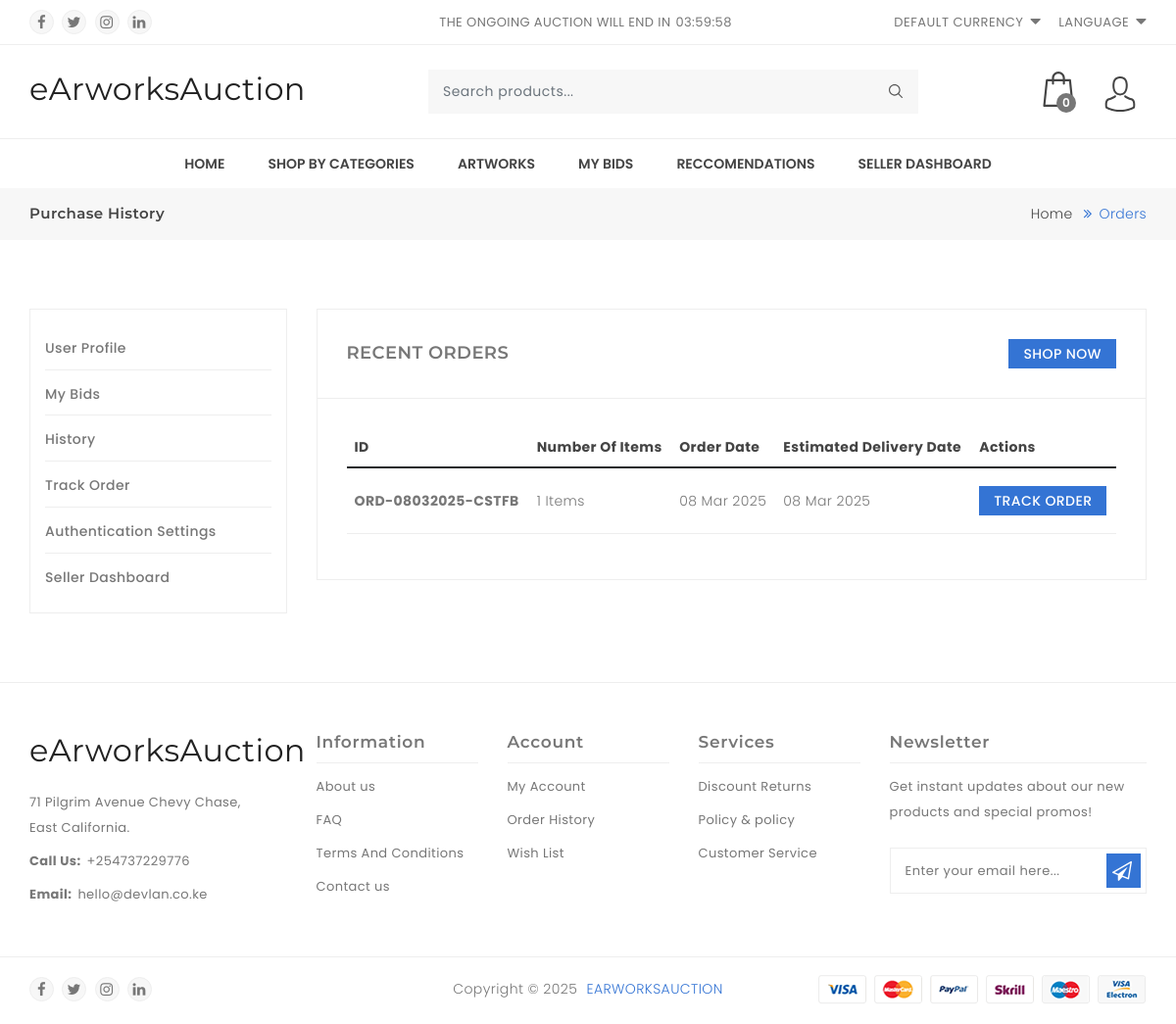
/ui/landing_track_order.php (signed in), run on the app's committed database.
### tables this page shows
CREATE TABLE `orders` (
  `order_id` int(200) NOT NULL,
  `order_user_id` int(200) NOT NULL,
  `order_bid_id` int(200) NOT NULL,
  `order_product_id` int(200) NOT NULL,
  `order_code` varchar(200) NOT NULL,
  `order_date` varchar(200) NOT NULL,
  `order_qty` varchar(200) NOT NULL,
  `order_cost` varchar(200) NOT NULL,
  `order_status` varchar(200) NOT NULL,
  `order_payment_status` varchar(200) NOT NULL,
  `order_delete_status` int(5) NOT NULL DEFAULT 0,
  `order_estimated_delivery_date` varchar(200) DEFAULT NULL
);

CREATE TABLE `system_litecms` (
  `system_id` int(200) NOT NULL,
  `system_toc` longtext DEFAULT NULL,
  `system_faq` longtext DEFAULT NULL,
  `system_about` longtext DEFAULT NULL,
  `system_contact` longtext DEFAULT NULL,
  `system_email` longtext DEFAULT NULL,
  `system_address` longtext DEFAULT NULL,
  `system_facebook_url` longtext DEFAULT NULL,
  `system_twittwer_url` longtext DEFAULT NULL,
  `system_instagram_url` longtext DEFAULT NULL,
  `system_linkedin_url` longtext DEFAULT NULL
);

### app/settings/config.php (called while the page is built, shortened)
<?php
$dbuser = "root";
$dbpass = "";
$host = "localhost";
$db = "earworks_auction";
$mysqli = new mysqli($host, $dbuser, $dbpass, $db);
$litecms_sql = mysqli_query($mysqli, "SELECT * FROM system_litecms");
if (mysqli_num_rows($litecms_sql) > 0) {
    while ($litecms = mysqli_fetch_array($litecms_sql)) {
        $contacts = $litecms['system_contact'];
        $email = $litecms['system_email'];
        $address = $litecms['system_address'];
        $fb = $litecms['system_facebook_url'];
        $twitter = $litecms['system_twitter_url'];
        $instagram = $litecms['system_instagram'];
        $linkedin = $litecms['system_linkedin_url'];
    }
}

### ui/landing_track_order.php (the view, shortened to what this page needs)
<?php
require_once('../app/settings/config.php');
require_once('../app/partials/landing_head.php');
?>
<body class="shop_page">
    <?php require_once('../app/partials/landing_navigation.php'); ?>
    <div class="sticky-header-next-sec  ec-breadcrumb section-space-mb">
        <div class="container">
            <div class="row">
                <div class="col-12">
                    <div class="row ec_breadcrumb_inner">
                        <div class="col-md-6 col-sm-12">
                            <h2 class="ec-breadcrumb-title">Purchase History</h2>
                        </div>
                        <div class="col-md-6 col-sm-12">
                            <ul class="ec-breadcrumb-list">
                                <li class="ec-breadcrumb-item"><a href="../">Home</a></li>
                                <li class="ec-breadcrumb-item active">Orders</li>
                            </ul>
                        </div>
                    </div>
                </div>
            </div>
        </div>
    </div>
    <section class="ec-page-content ec-vendor-uploads ec-user-account section-space-p">
        <div class="container">
            <div class="row">
                <?php require_once('../app/partials/landing_profile_sidebar.php'); ?>
                <div class="ec-shop-rightside col-lg-9 col-md-12">
                    <div class="ec-vendor-dashboard-card">
                        <div class="ec-vendor-card-header">
                            <h5>Recent Orders</h5>
                            <div class="ec-header-btn">
                                <a class="btn btn-lg btn-primary" href="landing_products">Shop Now</a>
                            </div>
                        </div>
                        <div class="ec-vendor-card-body">
                            <div class="ec-vendor-card-table">
                                <table class="table ec-table">
                                    <thead>
                                        <tr>
                                            <th scope="col">ID</th>
                                            <th scope="col">Number Of Items</th>
                                            <th scope="col">Order Date</th>
                                            <th scope="col">Estimated Delivery Date</th>
                                            <th scope="col">Actions</th>
                                        </tr>
                                    </thead>
                                    <tbody>
                                        <?php
                                        $order_user_id = mysqli_real_escape_string($mysqli, $_SESSION['user_id']);
                                        $orders_sql = mysqli_query(
                                            $mysqli,
                                            "SELECT * FROM orders o
                                            INNER JOIN products p ON p.product_id = o.order_product_id
                                            INNER JOIN users u ON u.user_id = o.order_user_id
                                            INNER JOIN categories c ON c.category_id = p.product_category_id
                                            WHERE u.user_delete_status = '0'
                                            AND c.category_delete_status = '0'
                                            AND p.product_delete_status = '0'
                                            AND o.order_delete_status = '0'
                                            AND u.user_id = '{$order_user_id}'
                                            GROUP BY o.order_code
                                            ORDER BY o.order_date DESC"
                                        );
                                        if (mysqli_num_rows($orders_sql) > 0) {
                                            while ($orders = mysqli_fetch_array($orders_sql)) {
                                                $query = "SELECT COUNT(*)  FROM orders WHERE order_code = '{$orders['order_code']}'";
                                                $stmt = $mysqli->prepare($query);
                                                $stmt->execute();
                                                $stmt->bind_result($items_in_my_order);
                                        ?>
                                                <tr>
                                                    <th scope="row"><span><?php echo $orders['order_code']; ?></span></th>
                                                    <td><span><?php echo $items_in_my_order; ?> Items</span></td>
                                                    <td><span><?php echo date('d M Y', strtotime($orders['order_date'])); ?></span></td>
                                                    <td><span><?php echo date('d M Y', strtotime($orders['order_estimated_delivery_date'])); ?></span></td>
                                                    <td>
                                                        <span class="tbl-btn">
                                                            <a class="btn btn-lg btn-primary" href="landing_track_order_details?view=<?php echo $orders['order_bid_id']; ?>">Track Order</a>
                                                        </span>
                                                    </td>
                                                </tr>
                                            <?php
                                            }
                                        } else { ?>
                                            <tr>
                                                <th scope="row">No Recent Orders</th>
                                            </tr>
                                        <?php } ?>
                                    </tbody>
                                </table>
                            </div>
                        </div>
                    </div>
                </div>
            </div>
        </div>
    </section>
    <?php require_once('../app/partials/landing_footer.php'); ?>
</body>
</html>

### app/partials/landing_footer.php (shortened to what this page needs)
<footer class="ec-footer section-space-mt">
    <div class="footer-container">
        <div class="footer-top section-space-footer-p">
            <div class="container">
                <div class="row">
                    <div class="col-sm-12 col-lg-3 ec-footer-contact">
                        <div class="ec-footer-widget">
                            <div class="ec-footer-logo">
                                <a href="../">
                                    <h2>
                                        eArworksAuction
                                    </h2>
                                </a>
                            </div>
                            <div class="ec-footer-links">
                                <ul class="align-items-center">
                                    <li class="ec-footer-link">
                                        <?php echo $address; ?>
                                    </li>
                                    <li class="ec-footer-link">
                                        <span>Call Us:</span><a href="tel:<?php echo $contacts; ?>"><?php echo $contacts; ?></a>
                                    </li>
                                    <li class="ec-footer-link">
                                        <span>Email:</span><a href="mailto:<?php echo $email; ?>"><?php echo $email; ?></a>
                                    </li>
                                </ul>
                            </div>
                        </div>
                    </div>
                    <div class="col-sm-12 col-lg-2 ec-footer-info">
                        <div class="ec-footer-widget">
                            <h4 class="ec-footer-heading">Information</h4>
                            <div class="ec-footer-links">
                                <ul class="align-items-center">
                                    <li class="ec-footer-link">
                                        <a href="landing_about">About us</a>
                                    </li>
                                    <li class="ec-footer-link"><a href="landing_faq">FAQ</a></li>
                                    <li class="ec-footer-link">
                                        <a href="landing_terms">Terms And Conditions</a>
                                    </li>
                                    <li class="ec-footer-link">
                                        <a href="landing_contacts">Contact us</a>
                                    </li>
                                </ul>
                            </div>
                        </div>
                    </div>
                    <div class="col-sm-12 col-lg-2 ec-footer-account">
                        <div class="ec-footer-widget">
                            <h4 class="ec-footer-heading">Account</h4>
                            <div class="ec-footer-links">
                                <ul class="align-items-center">
                                    <li class="ec-footer-link">
                                        <a href="login">My Account</a>
                                    </li>
                                    <li class="ec-footer-link">
                                        <a href="login">Order History</a>
                                    </li>
                                    <li class="ec-footer-link">
                                        <a href="login">Wish List</a>
                                    </li>
                                </ul>
                            </div>
                        </div>
                    </div>
                    <div class="col-sm-12 col-lg-2 ec-footer-service">
                        <div class="ec-footer-widget">
                            <h4 class="ec-footer-heading">Services</h4>
                            <div class="ec-footer-links">
                                <ul class="align-items-center">
                                    <li class="ec-footer-link">
                                        <a href="landing_terms">Discount Returns</a>
                                    </li>
                                    <li class="ec-footer-link">
                                        <a href="landing_terms">Policy & policy </a>
                                    </li>
                                    <li class="ec-footer-link">
                                        <a href="landing_terms">Customer Service</a>
                                    </li>
                                </ul>
                            </div>
                        </div>
                    </div>
                    <div class="col-sm-12 col-lg-3 ec-footer-news">
                        <div class="ec-footer-widget">
                            <h4 class="ec-footer-heading">Newsletter</h4>
                            <div class="ec-footer-links">
                                <ul class="align-items-center">
                                    <li class="ec-footer-link">
                                        Get instant updates about our new products and special
                                        promos!
                                    </li>
                                </ul>
                                <div class="ec-subscribe-form">
                                    <form id="ec-newsletter-form" name="ec-newsletter-form" method="post" action="#">
                                        <div id="ec_news_signup" class="ec-form">
                                            <input class="ec-email" type="email" required="" placeholder="Enter your email here..." name="ec-email" value="" />
                                            <button id="ec-news-btn" class="button btn-primary" type="submit" name="subscribe" value="">
                                                <i class="ecicon eci-paper-plane-o" aria-hidden="true"></i>
                                            </button>
                                        </div>
                                    </form>
                                </div>
                            </div>
                        </div>
                    </div>
                </div>
            </div>
        </div>
        <div class="footer-bottom">
            <div class="container">
                <div class="row align-items-center">
                    <div class="col text-left footer-bottom-left">
                        <div class="footer-bottom-social">
                            <ul class="mb-0">
                                <li class="list-inline-item">
                                    <a class="hdr-facebook" href="https://<?php echo $fb; ?>" target="_blank"><i class="ecicon eci-facebook"></i></a>
                                </li>
                                <li class="list-inline-item">
                                    <a class="hdr-twitter" href="https://<?php echo $twitter; ?>" target="_blank"><i class="ecicon eci-twitter"></i></a>
                                </li>
                                <li class="list-inline-item">
                                    <a class="hdr-instagram" href="https://<?php echo $instagram; ?>" target="_blank"><i class=" ecicon eci-instagram"></i></a>
                                </li>
                                <li class="list-inline-item">
                                    <a class="hdr-linkedin" href="https://<?php echo $linkedin; ?>" target="_blank"><i class="ecicon eci-linkedin"></i></a>
                                </li>
                            </ul>
                        </div>
                    </div>
                    <div class="col text-center footer-copy">
                        <div class="footer-bottom-copy">
                            <div class="ec-copy">
                                Copyright © <?php echo date('Y'); ?>
                                <a class="site-name text-upper" href="#">eArworksAuction<span>.</span></a>
                            </div>
                        </div>
                    </div>
                    <div class="col footer-bottom-right">
                        <div class="footer-bottom-payment d-flex justify-content-end">
                            <div class="payment-link">
                                <img src="../public/landing_assets/images/icons/payment.png" alt="" />
                            </div>
                        </div>
                    </div>
                </div>
            </div>
        </div>
    </div>
</footer>

### public/landing_assets/css/responsive.css (style rules this page uses)
@media only screen and (max-width: 1366px) { .section-space-p { padding: 35px 0; } }
@media only screen and (max-width: 1366px) { .section-space-mt { margin-top: 35px; } }
@media only screen and (max-width: 1366px) { .section-space-mb { margin-bottom: 35px; } }

### data on the page
orders: order_code "ORD-08032025-CSTFB", items_in_my_order "1", order_date "08 Mar 2025", order_estimated_delivery_date "08 Mar 2025"
system_litecms: system_address "71 Pilgrim Avenue Chevy Chase, East California.", system_contact "+254737229776", system_email "hello@devlan.co.ke"

### other printed values
$items_in_my_bids "0"
